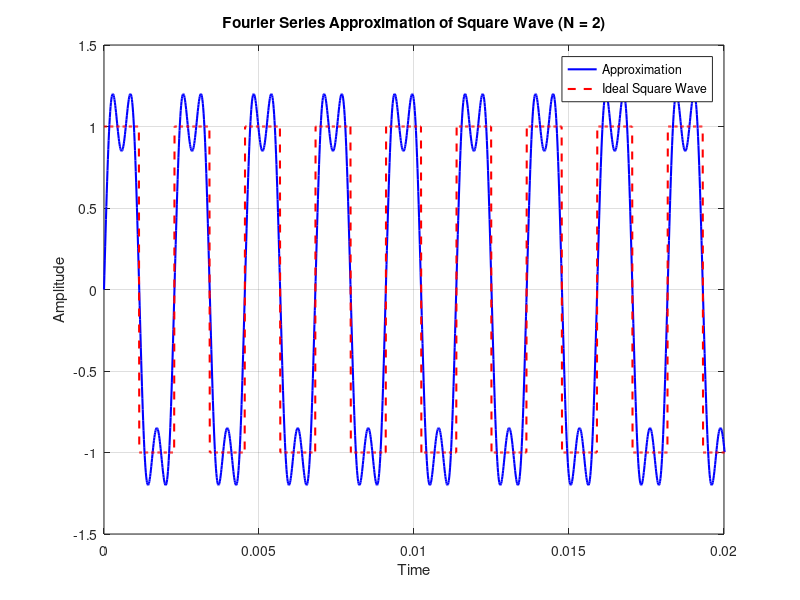

MATLAB code for this plot:
% Fourier Synthesis Example: Square Wave

% Time vector
fs = 80000; % Sample Rate
freq = 440;  % Fundamental Frequency
tt = 0:1/fs:2;  % Time range

% Fourier Synthesis: Approximating Square Wave
N = 2;  % Number of Fourier terms
sq_wave = zeros(size(tt));

for k = 1:N
    n = 2*k - 1;  % Odd harmonics only
    sq_wave = sq_wave + (4/pi) * (1/n) * sin(n*2*pi*freq*tt);
end

true_sq_wave = square(2*pi*freq*tt);


figure;
plot(tt, sq_wave, 'b', 'LineWidth', 1.5);
hold on;
plot(tt, true_sq_wave, 'r--', 'LineWidth', 1.5); % Ideal square wave
xlabel('Time');
ylabel('Amplitude');
title(['Fourier Series Approximation of Square Wave (N = ' num2str(N) ')']);
legend('Approximation', 'Ideal Square Wave');
grid on;

axis([0 0.0200 -1.5 1.5]);
